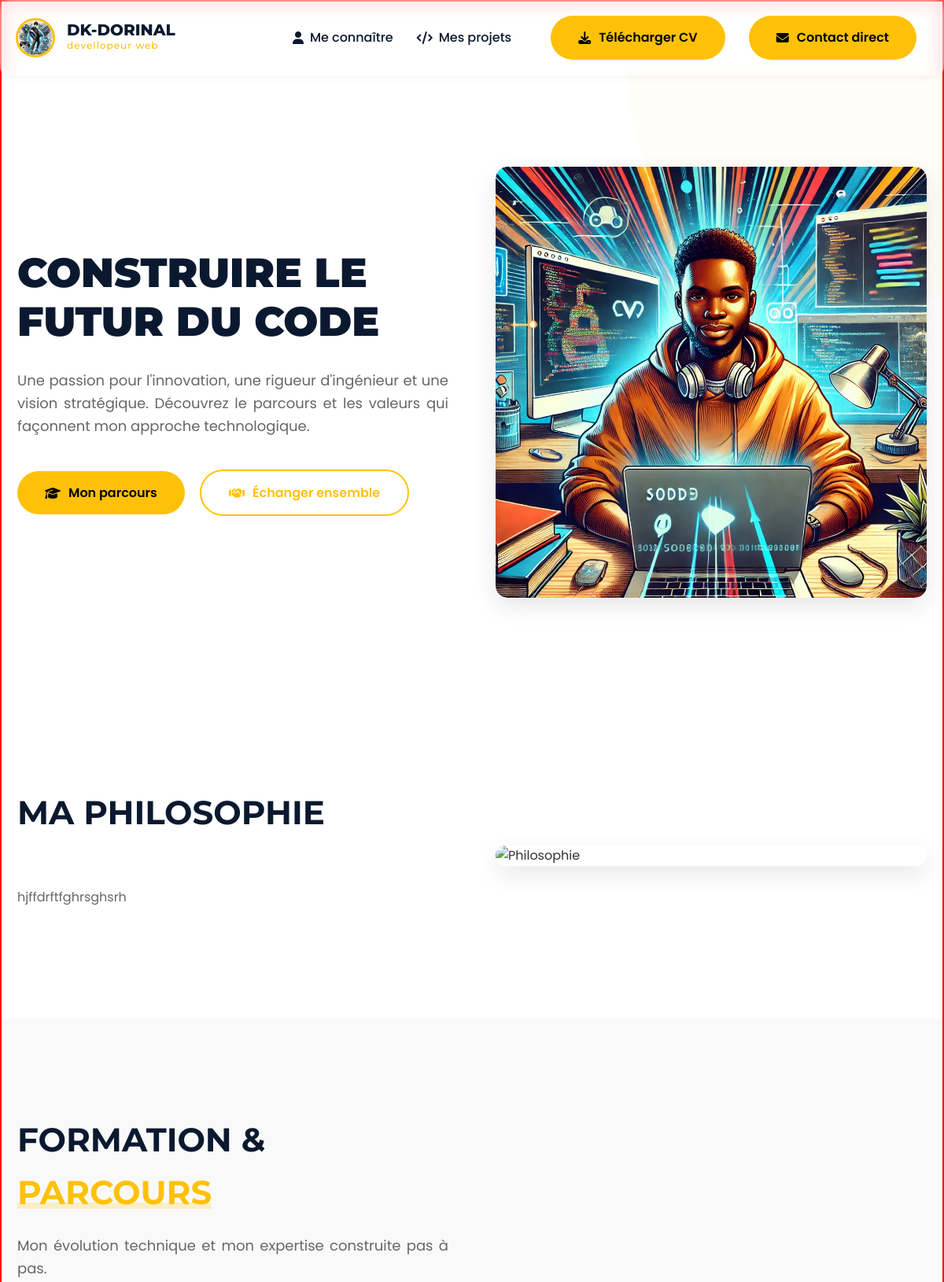
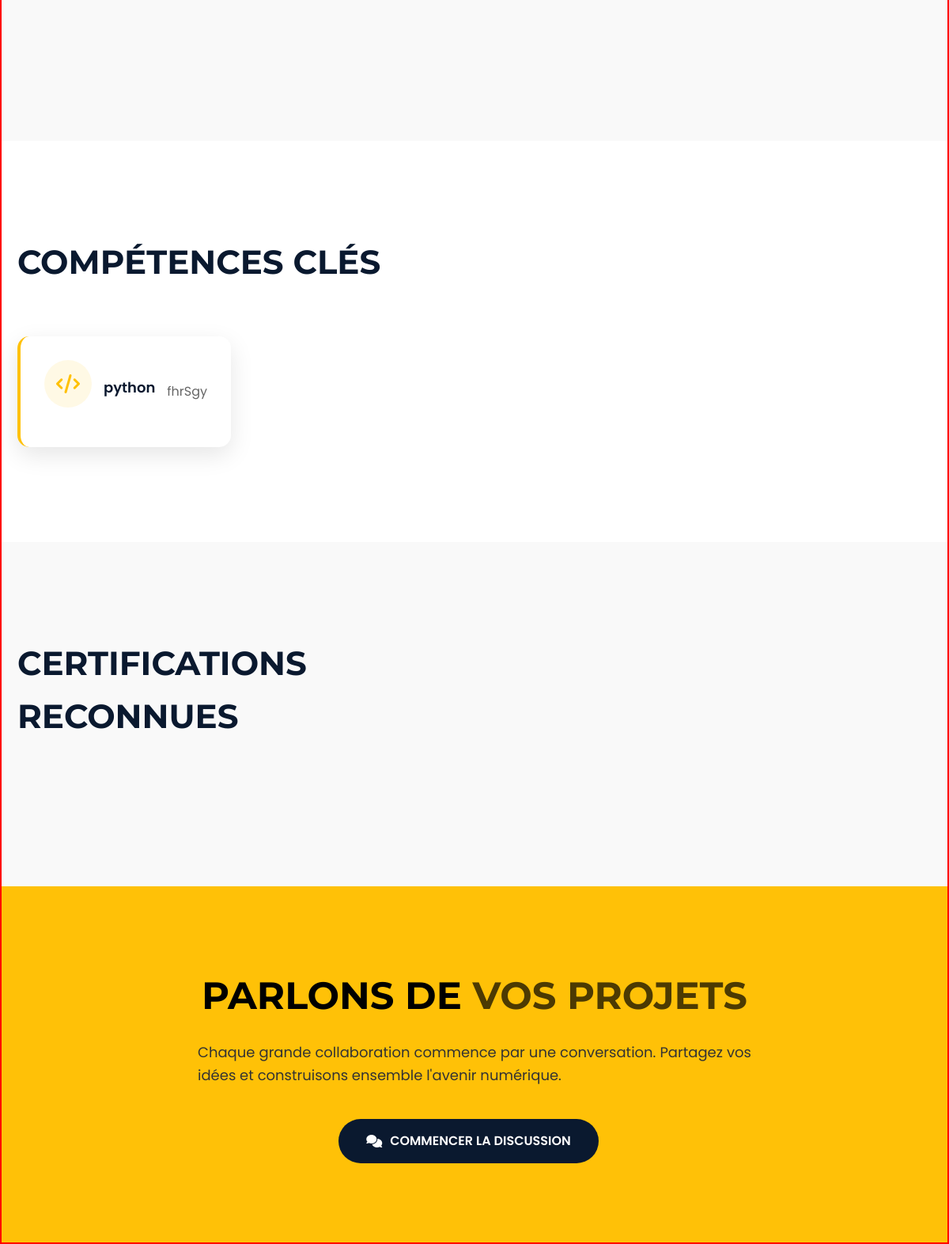
Page /me_connaitre on the committed database (2 pictures, top to bottom).
### models.py (models this page shows, shortened)
class Utilisateur(db.Model, UserMixin):
    __tablename__ = 'utilisateurs'
    id = db.Column(db.Integer, primary_key=True)
    nom_utilisateur = db.Column(db.String(80), unique=True, nullable=False)
    email = db.Column(db.String(120), unique=True, nullable=False)
    mot_de_passe_hache = db.Column(db.String(255), nullable=True)
    role = db.Column(db.String(20), default='user')
    jeton_github = db.Column(db.String(255), nullable=True)
    photo_profil = db.Column(db.String(255), nullable=True, default='default-avatar.jpg')
    photo_couverture = db.Column(db.String(255), nullable=True, default='default-cover.jpg')
    cv = db.Column(db.String(255))
    biographie = db.Column(db.Text, nullable=True)
    poste = db.Column(db.String(100), nullable=True)  # Ex: "Développeur Full Stack"
    localisation = db.Column(db.String(100), nullable=True)
    site_web = db.Column(db.String(255), nullable=True)
    twitter = db.Column(db.String(100), nullable=True)
    linkedin = db.Column(db.String(100), nullable=True)
    github = db.Column(db.String(100), nullable=True)
    github_access_token = db.Column(db.String(255), nullable=True)
    telephone_principal = db.Column(db.String(20), nullable=True)
    telephone_mobile = db.Column(db.String(20), nullable=True)
    theme_prefere = db.Column(db.String(20), default='light')  # 'light' ou 'dark'
    est_confirme = db.Column(db.Boolean, default=False)
    date_confirmation = db.Column(db.DateTime, nullable=True)
    date_creation = db.Column(db.DateTime, default=datetime.utcnow)
    derniere_connexion = db.Column(db.DateTime, default=datetime.utcnow, onupdate=datetime.utcnow)
    projets = db.relationship('Projet', backref='proprietaire', lazy=True, cascade="all, delete-orphan")

class AboutPage(db.Model):
    __tablename__ = 'about_pages'
    id = db.Column(db.Integer, primary_key=True)
    utilisateur_id = db.Column(db.Integer, nullable=False, index=True)
    hero_titre = db.Column(db.String(255), default="PLUS QU'UN DÉVELOPPEUR")
    hero_texte = db.Column(db.Text, default="Une passion pour l'innovation...")
    hero_image = db.Column(db.String(500), nullable=True)  # Nom du fichier
    hero_bouton_1_texte = db.Column(db.String(100), default="Mon parcours")
    hero_bouton_1_lien = db.Column(db.String(255), default="#formation")
    hero_bouton_2_texte = db.Column(db.String(100), default="Échanger ensemble")
    hero_bouton_2_lien = db.Column(db.String(255), default="#contact")
    philosophie_titre = db.Column(db.String(255), default="MA PHILOSOPHIE")
    philosophie_sous_titre = db.Column(db.String(255), default="L'humain au centre de la technologie")
    philosophie_description_1 = db.Column(db.Text, default="...")
    philosophie_description_2 = db.Column(db.Text, default="...")
    philosophie_image = db.Column(db.String(500), nullable=True)
    parcours_image = db.Column(db.String(500), nullable=True)
    competences_titre = db.Column(db.String(255), default="COMPÉTENCES CLÉS")
    competences_sous_titre = db.Column(db.String(255), default="...")
    competences_image = db.Column(db.String(500), nullable=True)
    certifications_titre = db.Column(db.String(255), default="CERTIFICATIONS RECONNUES")
    certifications_sous_titre = db.Column(db.String(255), default="...")
    certifications_image = db.Column(db.String(500), nullable=True)
    values_json = db.Column(db.JSON, default=list)
    parcours_json = db.Column(db.JSON, default=list)
    competences_json = db.Column(db.JSON, default=list)
    certifications_json = db.Column(db.JSON, default=list)
    date_creation = db.Column(db.DateTime, default=datetime.utcnow)
    date_mise_a_jour = db.Column(db.DateTime, default=datetime.utcnow, onupdate=datetime.utcnow)

### routes.py (the view)
@portfolio_bp.route('/me_connaitre')
def me_connaitre():
    context = get_common_context()
    if not context['user']:
        abort(404)
    about_config = AboutPage.query.filter_by(utilisateur_id=context['user'].id).first()
    return render_template('portfolio/me_connaitre.html', about_config=about_config, **context)

### routes.py (called while the page is built)
def get_common_context():
    user = Utilisateur.query.first()  # On récupère le propriétaire du portfolio
    return {
        'user': user
    }

### templates/portfolio/me_connaitre.html (shortened to what this page needs)
{% extends "portfolio/master.html" %}
{% block content %}
<!DOCTYPE html>
<html lang="fr">
<head>
    <link rel="stylesheet" href="https://cdnjs.cloudflare.com/ajax/libs/font-awesome/6.4.0/css/all.min.css">
    <link rel="stylesheet" href="{{ url_for('static', filename='css/portfolio.css') }}">
</head>
<body>
<section class="hero">
    <div class="container">
        <div class="hero-content">
            <div class="hero-text content-left">
                <h1>{{ about_config.hero_titre|default("PLUS QU'UN <span class='highlight'>DÉVELOPPEUR</span>", true)|safe }}</h1>
                <p>{{ about_config.hero_texte|default("Une passion pour l'innovation, une rigueur d'ingénieur et une vision stratégique. Découvrez le parcours et les valeurs qui façonnent mon approche technologique.", true) }}</p>
                <div class="hero-buttons">
                    {% if about_config and about_config.hero_bouton_1_texte %}
                    <a href="{{ about_config.hero_bouton_1_lien|default('#formation', true) }}" class="btn">
                        <i class="fas fa-graduation-cap"></i>
                        {{ about_config.hero_bouton_1_texte }}
                    </a>
                    {% endif %}
                    {% if about_config and about_config.hero_bouton_2_texte %}
                    <a href="{{ about_config.hero_bouton_2_lien|default('#contact', true) }}" class="btn btn-secondary">
                        <i class="fas fa-handshake"></i>
                        {{ about_config.hero_bouton_2_texte }}
                    </a>
                    {% endif %}
                </div>
            </div>
            <div class="hero-image image-right">
                <img src="{% if about_config and about_config.hero_image %}{{ url_for('portfolio.serve_public_media', folder='about', filename=about_config.hero_image) }}{% else %}https://images.unsplash.com/photo-1497215728101-856f4ea42174?q=80&w=1000&auto=format&fit=crop{% endif %}"
                     alt="Espace de travail"
                     onerror="this.src='https://images.unsplash.com/photo-1497215728101-856f4ea42174?q=80&w=1000&auto=format&fit=crop'">
            </div>
        </div>
    </div>
</section>
<section class="alternating-section">
    <div class="container">
        <div class="alternating-content">
            <div class="about-text content-left">
                <div class="section-header">
                    <h2>{{ about_config.philosophie_titre|default("MA <span class='highlight'>PHILOSOPHIE</span>", true)|safe }}</h2>
                </div>
                {% if about_config and about_config.philosophie_description_1 %}
                <p style="margin-bottom: 20px;">{{ about_config.philosophie_description_1 }}</p>
                {% endif %}
            </div>
            {% if about_config and about_config.philosophie_image %}
            <div class="image-container image-right">
                <img src="{{ url_for('portfolio.serve_public_media', folder='about', filename=about_config.philosophie_image) }}"
                     alt="Philosophie"
                     onerror="this.src='https://images.unsplash.com/photo-1522202176988-66273c2fd55f?q=80&w=1000&auto=format&fit=crop'">
            </div>
            {% endif %}
        </div>
    </div>
</section>
<section class="formation-parcours" id="formation">
    <div class="container">
        <div class="alternating-content">
            <div class="content-right">
                <div class="section-header">
                    <h2>FORMATION & <span class="highlight">PARCOURS</span></h2>
                    <p>Mon évolution technique et mon expertise construite pas à pas.</p>
                </div>
            </div>
        </div>
    </div>
</section>
<section class="alternating-section">
    <div class="container">
        <div class="alternating-content">
            <div class="content-left">
                <div class="section-header">
                    <h2>{{ about_config.competences_titre|default("COMPÉTENCES <span class='highlight'>CLÉS</span>", true)|safe }}</h2>
                </div>
                {% if about_config and about_config.competences_json and about_config.competences_json|length > 0 %}
                <div class="skills-grid">
                    {% for competence in about_config.competences_json %}
                    <div class="skill-item">
                        <div class="skill-icon">
                            <i class="{{ competence.icon if competence.icon else 'fas fa-code' }}"></i>
                        </div>
                        <span>{{ competence.titre }}</span>
                        <p>{{ competence.description }}</p>
                    </div>
                    {% endfor %}
                </div>
                {% endif %}
            </div>
        </div>
    </div>
</section>
<section class="certifications alternating-section">
    <div class="container">
        <div class="alternating-content">
            <div class="content-right">
                <div class="section-header">
                    <h2>{{ about_config.certifications_titre|default("CERTIFICATIONS <span class='highlight'>RECONNUES</span>", true)|safe }}</h2>
                </div>
            </div>
        </div>
    </div>
</section>
<section class="cta" id="contact">
    <div class="container">
        <h2>PARLONS DE <span class="light">VOS PROJETS</span></h2>
        <p>Chaque grande collaboration commence par une conversation. Partagez vos idées et construisons ensemble l'avenir numérique.</p>
        <a href="{{ url_for('portfolio.contact') }}" class="btn btn-dark">
            <i class="fas fa-comments"></i>
            COMMENCER LA DISCUSSION
        </a>
    </div>
</section>
</body>
</html>
{% endblock %}

### templates/portfolio/includes/menu.html (shortened to what this page needs)
<nav class="main-nav">
    <div class="container">
      <div class="nav-content">
        <div class="logo-container">
          <a href="{{ url_for('portfolio.home') }}" class="logo">
          <div class="profile-pic">
              {% if user and user.photo_profil and user.photo_profil != 'default-avatar.jpg' %}
                  <img src="{{ url_for('portfolio.serve_public_media', folder='profiles', filename=user.photo_profil) }}"
                       alt="Photo de {{ user.nom_utilisateur }}"
                       onerror="this.onerror=null; this.src='{{ url_for('static', filename='img/avatar.png') }}'">
              {% else %}
                  <img src="{{ url_for('static', filename='img/avatar.png') }}" alt="Photo de profil">
              {% endif %}
          </div>
            <div class="logo-text">
              <span class="logo-name">{{ user.nom_utilisateur|upper if user else 'TECH_PORTFOLIO' }}</span>
              <span class="logo-title">{{ user.poste or 'Expert IT' }}</span>
            </div>
          </a>
        </div>
        <ul class="nav-menu">
          <li>
            <a href="{{ url_for('portfolio.me_connaitre') }}" class="nav-link">
                <i class="fas fa-user"></i> Me connaître
            </a>
          </li>
          <li>
            <a href="{{ url_for('portfolio.projets_liste') }}" class="nav-link">
                <i class="fas fa-code"></i> Mes projets
            </a>
          </li>
          <li class="auth-buttons">
              {% if user and user.cv %}
                  <a href="{{ url_for('portfolio.serve_public_media', folder='docs', filename=user.cv) }}"
                     class="btn btn-outline"
                     download="CV_{{ user.nom_utilisateur }}.pdf">
                     <i class="fas fa-download"></i> Télécharger CV
                  </a>
              {% else %}
                  <a href="#" class="btn btn-outline disabled" onclick="alert('CV non disponible'); return false;">
                    <i class="fas fa-download"></i> Télécharger CV
                  </a>
              {% endif %}
            <a href="{{ url_for('portfolio.contact') }}" class="btn">
                <i class="fas fa-envelope"></i> Contact direct
            </a>
          </li>
        </ul>
      </div>
    </div>
</nav>

### static/css/portfolio.css (style rules this page uses)
* { margin: 0; padding: 0; box-sizing: border-box; }
body { font-family: "Poppins", sans-serif; color: #333; line-height: 1.6; overflow-x: hidden; }
h1, h2, h3, h4, .logo { font-family: "Montserrat", sans-serif; }
.container { max-width: 100%; margin: 0 auto; padding: 0 20px; }
.hero { background: linear-gradient(135deg, #0a192f 0%, #112240 100%); padding: 120px 0; position: relative; overflow: hidden; color: #fff; }
.hero::before { content: ""; position: absolute; width: 600px; height: 600px; background: rgba(255, 193, 7, 0.03); border-radius: 50%; top: -300px; right: -200px; }
.hero-content { display: grid; grid-template-columns: 1fr 1fr; gap: 60px; align-items: center; position: relative; z-index: 1; }
.hero-text h1 { font-size: 52px; margin-bottom: 20px; line-height: 1.2; opacity: 0; animation: fadeInUp 1s ease-out forwards; }
.hero-text p { margin-bottom: 30px; color: #ccd6f6; font-size: 18px; opacity: 0; animation: fadeInUp 1s ease-out 0.3s forwards; }
.btn { display: inline-flex; align-items: center; gap: 10px; padding: 14px 32px; background: #ffc107; color: #000; text-decoration: none; border-radius: 8px; font-weight: 600; transition: all 0.3s; margin-right: 15px; opacity: 0; animation: fadeInUp 1s ease-out 0.6s forwards; border: none; cursor: pointer; }
.btn-secondary { background: transparent; border: 2px solid #ffc107; color: #ffc107; }
.hero-image { position: relative; opacity: 0; animation: fadeIn 1.5s ease-out 0.9s forwards; }
.hero-image img { width: 100%; border-radius: 15px; box-shadow: 0 20px 40px rgba(0, 0, 0, 0.3); filter: brightness(0.95) contrast(1.1); }
.about-text h2 { font-size: 36px; margin-bottom: 10px; opacity: 0; animation: fadeInUp 1s ease-out 0.2s forwards; }
.about-text p { margin-bottom: 30px; color: #666; line-height: 1.8; opacity: 0; animation: fadeInUp 1s ease-out 0.6s forwards; }
.skills-grid { display: grid; grid-template-columns: 1fr 1fr; gap: 15px; margin-top: 30px; opacity: 0; animation: fadeInUp 1s ease-out 0.8s forwards; }
.skill-item { display: flex; align-items: center; gap: 15px; padding: 15px; background: #f9f9f9; border-radius: 8px; transition: transform 0.3s, box-shadow 0.3s; border-left: 4px solid #ffc107; }
.skill-icon { width: 40px; height: 40px; background: #ffc107; border-radius: 50%; display: flex; align-items: center; justify-content: center; font-weight: bold; color: #000; }
.section-header { text-align: center; margin-bottom: 80px; }
.section-header h2 { font-size: 42px; margin-bottom: 15px; opacity: 0; animation: fadeInUp 1s ease-out forwards; }
.section-header h2 .highlight { color: #ffc107; }
.section-header p { color: #666; max-width: 700px; margin: 0 auto; opacity: 0; animation: fadeInUp 1s ease-out 0.3s forwards; }
.btn-dark { background: #0a192f; color: #fff; }
.cta { background: linear-gradient(135deg, #ffc107 0%, #f9a825 100%); padding: 120px 0; text-align: center; position: relative; overflow: hidden; }
.cta::before { content: ""; position: absolute; top: -50%; left: -10%; width: 200px; height: 200px; background: rgba(255, 255, 255, 0.1); transform: rotate(45deg); }
.cta h2 { font-size: 46px; margin-bottom: 20px; opacity: 0; animation: fadeInUp 1s ease-out forwards; }
.cta h2 .light { color: rgba(0, 0, 0, 0.7); }
.cta p { max-width: 600px; margin: 0 auto 30px; color: #333; font-size: 18px; opacity: 0; animation: fadeInUp 1s ease-out 0.3s forwards; }
.cta .btn-dark { opacity: 0; animation: fadeInUp 1s ease-out 0.6s forwards; }

### templates/portfolio/master.html (style rules this page uses)
html { border: 2px solid red; width: 100% !important; margin-left: 0 !important; }
p { text-align : justify !important; }

### rows in the picture
Utilisateur: photo_profil (picture), nom_utilisateur "DK-DORINAL", poste "devellopeur web"
AboutPage: hero_titre "CONSTRUIRE LE FUTUR DU CODE", hero_texte "Une passion pour l'innovation, une rigueur d'ingénieur et une vision stratégique. Découvrez le parcours et les valeurs qui façonnent mon approche technologique.", hero_bouton_1_texte "Mon parcours", hero_bouton_2_texte "Échanger ensemble", hero_image (picture), philosophie_titre "MA PHILOSOPHIE", philosophie_description_1 "hjffdrftfghrsghsrh", competences_titre "COMPÉTENCES CLÉS", certifications_titre "CERTIFICATIONS RECONNUES"

### other values in the picture
{{ competence.titre }} "python"
{{ competence.description }} "fhrSgy"
